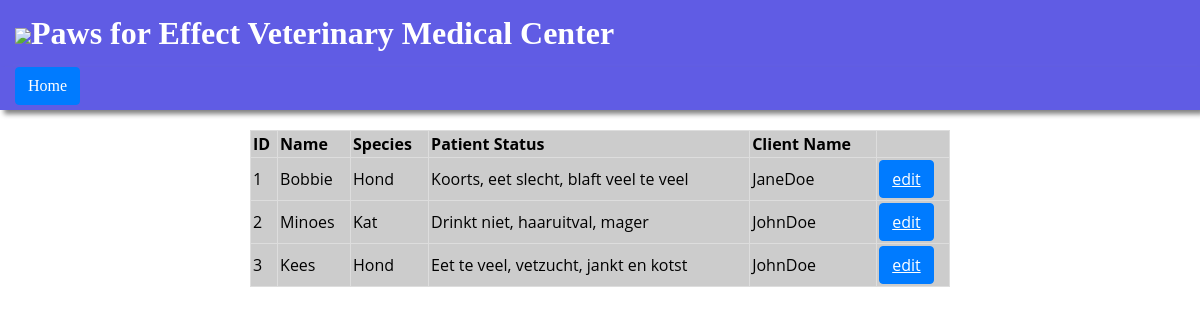
Page /patients on the committed database.
### tables this page shows
CREATE TABLE IF NOT EXISTS `patients` (
  `patient_id` int(11) NOT NULL AUTO_INCREMENT,
  `patient_name` varchar(50) DEFAULT NULL,
  `species_id` int(11) NOT NULL,
  `client_id` int(11) NOT NULL,
  `patient_status` text,
  PRIMARY KEY (`patient_id`),
  FOREIGN KEY (`species_id`) REFERENCES `species`(`species_id`),
  FOREIGN KEY (`client_id`) REFERENCES `clients`(`client_id`)
);

CREATE TABLE IF NOT EXISTS `species` (
	`species_id` int(11) NOT NULL AUTO_INCREMENT,
	`species_description` varchar(50) DEFAULT NULL,
	PRIMARY KEY (`species_id`)
);

CREATE TABLE IF NOT EXISTS `clients` (
	`client_id` int(11) NOT NULL AUTO_INCREMENT,
	`client_firstname` varchar(50) DEFAULT NULL,
	`client_lastname` varchar(50) DEFAULT NULL,
	PRIMARY KEY (`client_id`)
);

### core/core.php (called while the page is built, shortened)
<?php
function render($filename, $data = null)
{
	require(ROOT . 'view/templates/header.php');
	require(ROOT . 'view/' . $filename . '.php');
	require(ROOT . 'view/templates/footer.php');
}

### controller/PatientsController.php (called while the page is built, shortened)
<?php
require(ROOT . "model/PatientsModel.php");
function index()
{
    render("home/patients", array(
        "patients" => getPatients()
    ));
}

### public/index.php (called while the page is built, shortened)
<?php
require(ROOT . "core/route.php");
require(ROOT . "core/core.php");
route();

### model/PatientsModel.php (called while the page is built, shortened)
<?php
function getPatients()
{
    $db = openDatabaseConnection();
    $sql = "SELECT patients.patient_id AS ID, patients.patient_name AS Name, species.species_description AS Species, clients.client_firstname AS FirstName, clients.client_lastname AS LastName, patients.patient_status AS PatientStatus FROM patients INNER JOIN species ON species.species_id = patients.species_id INNER JOIN clients ON clients.client_id = patients.client_id";
    $query = $db->prepare($sql);
    $query->execute();
    return $query->fetchAll();
}

### view/home/patients.php (the view)
<!DOCTYPE html>
<html>
	<body>
		<header>
			<nav>
				<a id="button1" class="button button-primary" href="./home">Home</a>
			</nav>
		</header>
		<main>
			<table>
				<tr>
					<th>
						ID
					</th>
					<th>
						Name
					</th>
					<th>
						Species
					</th>
					<th>
						Patient Status
					</th>
					<th>
						Client Name
					</th>
				</tr>
				<?php
				foreach ($patients as $patient) {
					echo "<tr><td>".$patient['ID']."</td><td>".$patient['Name']."</td><td>".$patient['Species']."</td><td>".$patient['PatientStatus']."</td><td>".$patient['FirstName'].$patient['LastName']."</td><td><a class='button button-primary' href='/hospital/patients/edit_patients/".$species[species_id]."'>edit</a></td></tr>";
				}?>
			</table>
		</main>
	</body>
</html>

### core/route.php (shortened to what this page needs)
<?php
function route()
{
	$url = splitUrl();
	if (!$url['controller']) {
		require(ROOT . 'controller/' . DEFAULT_CONTROLLER . 'Controller.php');
		call_user_func('index');
	} elseif (file_exists(ROOT . 'controller/' . $url['controller'] . '.php')) {
		if (function_exists($url['action'])) {
			if ($url['params']) {
				call_user_func_array($url['action'], $url['params']);
			} else {
				call_user_func($url['action']);
			}
		} else {
			require(ROOT . 'controller/ErrorController.php');
			call_user_func('error_404');
		}
	} else {
		require(ROOT . 'controller/ErrorController.php');
		call_user_func('error_404');
	}
}
function splitUrl()
{
	if (isset($_GET['url'])) {
		$tmp_url = trim($_GET['url'], "/");
		$tmp_url = filter_var($tmp_url, FILTER_SANITIZE_URL);
		$tmp_url = explode("/", $tmp_url);
		$url['controller'] = isset($tmp_url[0]) ? ucwords($tmp_url[0] . 'Controller') : null;
		$url['action'] = isset($tmp_url[1]) ? $tmp_url[1] : 'index';
		unset($tmp_url[0], $tmp_url[1]);
		$url['params'] = array_values($tmp_url);
		return $url;
	}
}

### view/templates/header.php (shortened to what this page needs)
<!DOCTYPE html>
<html>
<head>
	<link rel="stylesheet" href="<?= URL ?>css/style.css">
</head>
<body>
	<header>
		<div id="name">
			<img id="logo" src="<?= URL ?>images/favicon.png"><h1> Paws for Effect Veterinary Medical Center </h1>
		</div>
	</header>

### view/templates/footer.php
</body>
</html>

### public/css/style.css (style rules this page uses)
* { padding: 0; margin: 0; }
body main { margin: 0 auto; padding-top: 20px; width : 700px; font-family: 'Open Sans', sans-serif; }
#name { padding-top: 15px; padding-left: 15px; padding-bottom: 15px; }
header { background-color: #605CE4; width: 100%; box-shadow: 4px 4px 5px grey; }
nav a { margin-bottom: 5px; text-decoration: none; }
h1 { font-family: 'Zilla Slab', serif; color: white; display: inline-block; }
table { width : 700px; }
table, td, th { border : 1px #ddd solid; border-collapse : collapse; background-color: #ccc; color : black; }
td, th { padding : 2px; }
th { text-align : left; }
a { color : black; }
#logo { max-width: 10%; display: inline; }
#button1 { margin-left: 15px; }
.button { display: inline-block; font-weight: normal; text-align: center; white-space: nowrap; vertical-align: middle; -webkit-user-select: none; -moz-user-select: none; -ms-user-select: none; user-select: none; border: 1px solid transparent; padding: 0.5rem 0.75rem; font-size: 1rem; line-height: 1.25; border-radius: 0.25rem; transition: all 0.15s ease-in-out; }
.button-primary { color: #fff; background-color: #007bff; border-color: #007bff; }

### rows in the picture
patients: patient_id "1", patient_name "Bobbie", species.species_description "Hond", patient_status "Koorts, eet slecht, blaft veel te veel", client.client_firstname "Jane", client.client_lastname "Doe"
patients: patient_id "2", patient_name "Minoes", species.species_description "Kat", patient_status "Drinkt niet, haaruitval, mager", client.client_firstname "John", client.client_lastname "Doe"
patients: patient_id "3", patient_name "Kees", species.species_description "Hond", patient_status "Eet te veel, vetzucht, jankt en kotst", client.client_firstname "John", client.client_lastname "Doe"
